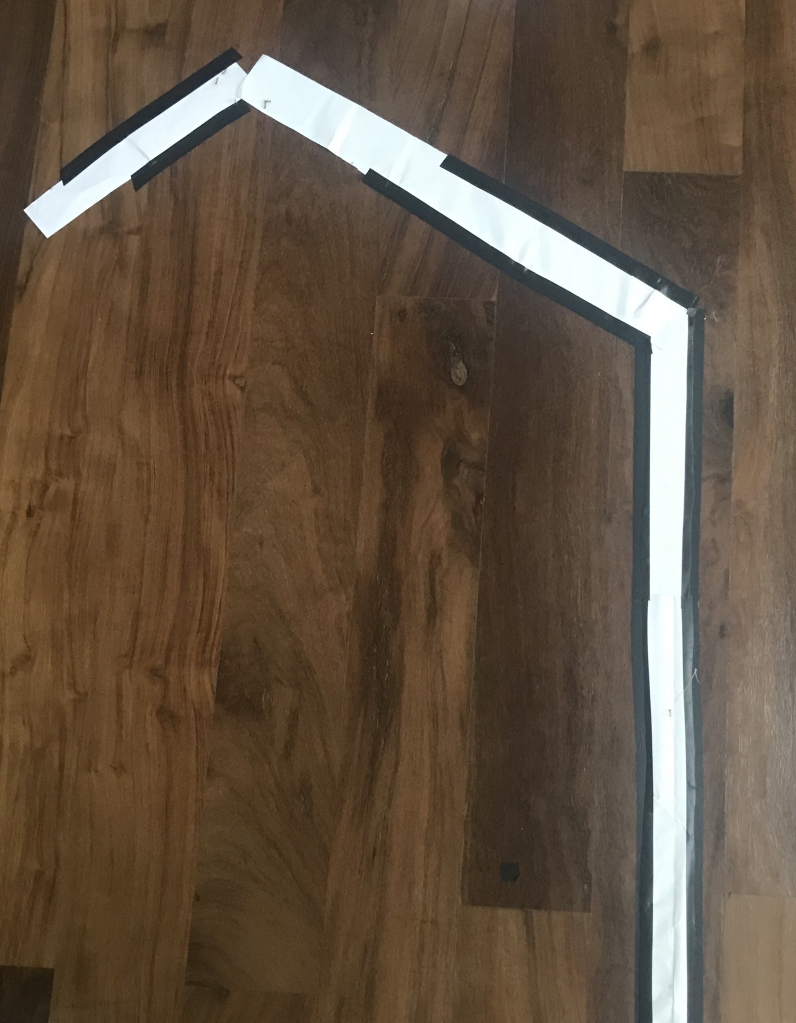
#> input picture image1.jpeg, 1592 x 2046 px, given in place of the camera (shown at 1/2 size)
$ python test2.py
#> lines starting #> are read from the running program, lines starting #| are printed output that depends on the picture; after the words box and inside, x2 and y2 are one past the last pixel; in counts of white or black regions, pixels touching at a corner belong together
### car.py
import RPi.GPIO as GPIO
from time import sleep


m1 = 16
m2 = 18
# m3 = 22

m1a = 31
m2a = 29


def car_setup():

    GPIO.setmode(GPIO.BOARD)

    # m3a = 19

    GPIO.setup(m1,GPIO.OUT)
    GPIO.setup(m2,GPIO.OUT)
    GPIO.output(m1,GPIO.LOW)
    GPIO.output(m2,GPIO.LOW)

    GPIO.setup(m1a,GPIO.OUT)
    GPIO.setup(m2a,GPIO.OUT)
    GPIO.output(m1a,GPIO.LOW)
    GPIO.output(m2a,GPIO.LOW)
    print("Setting up")
    sleep(0.5)

# [67 lines left out: functions car_forward, car_backward, car_pivotleft, car_pivotright, car_stop, car_reset, not called in this run]

# [6 lines of commented-out code are left out]

### test2.py
import cv2
import numpy as np
import math
import RPi.GPIO as GPIO
from time import sleep
import time
import car
import matplotlib.pyplot as plt

car.car_setup()
#car.car_stop()

def convert_to_HSV(frame):
  #hsv = cv2.cvtColor(frame, cv2.COLOR_BGR2HSV)
  hsv = cv2.cvtColor(frame, cv2.COLOR_BGR2GRAY) #Convert to Grayscale
  cv2.GaussianBlur(hsv,(5,5),0)
  cv2.imshow("HSV",hsv)
  #print(time.time())
  return hsv

def detect_edges(frame):
    #lower_blue = np.array([200, 200,200 ], dtype = "uint8") # lower limit of blue color
    #upper_blue = np.array([250, 255, 255], dtype="uint8") # upper limit of blue color
    mask = cv2.inRange(hsv,180,255) # this mask will filter out everything but blue

    # detect edges
    edges = cv2.Canny(mask,100,100)
    cv2.imshow("edges",edges)
    return edges

def region_of_interest(edges):
    height, width = edges.shape # extract the height and width of the edges frame
    mask = np.zeros_like(edges) # make an empty matrix with same dimensions of the edges frame

    # only focus lower half of the screen
    # specify the coordinates of 4 points (lower left, upper left, upper right, lower right)
    polygon = np.array([[
        (0, height),
        (0,  height/2),
        (width , height/2),
        (width , height),
    ]], np.int32)

    cv2.fillPoly(mask, polygon, 255) # fill the polygon with blue color
    cropped_edges = cv2.bitwise_and(edges, mask)
    cv2.imshow("roi",cropped_edges)
    return cropped_edges

def detect_line_segments(cropped_edges):
    rho = 1
    theta = np.pi / 180
    min_threshold = 20  #10 original value
    line_segments = cv2.HoughLinesP(cropped_edges, rho, theta, min_threshold,
                                    np.array([]), minLineLength=5, maxLineGap=0)
    #cv2.imshow("line segments",line_segments)
    plt.plot()
    return line_segments

# [119 lines left out: functions average_slope_intercept, make_points, display_lines, get_steering_angle, display_heading_line, not called in this run]

video = cv2.VideoCapture(0)
video.set(cv2.CAP_PROP_FRAME_WIDTH,320)
video.set(cv2.CAP_PROP_FRAME_HEIGHT,240)


#speed = 10


#Variables to be updated each loop
lastTime = 0
lastError = 0

# PD constants
#kp = 0.4
#kd = kp * 0.65

sleeptime = 0.1
deviationThresholdMax = 5
deviationThresholdMin = -5


while True:
    #print("Inside While")

    #thread = threading.Thread(target=frames)
    #thread.start()
    ret,frame = video.read()
#> frame is the input picture: shape (2046, 1592, 3); mean B, G, R 65.8, 82.8, 99.1
    frame = cv2.flip(frame,-1)
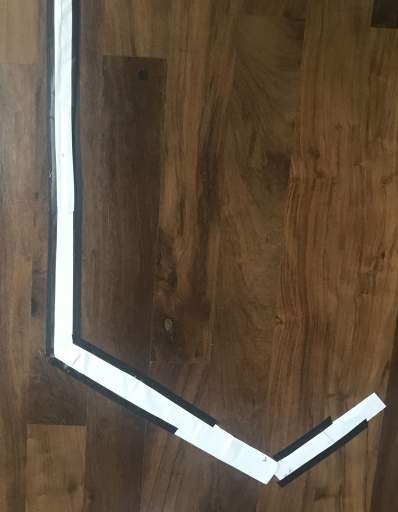
#> frame: shape (2046, 1592, 3) (shown at 1/4 size); mean B, G, R 65.8, 82.8, 99.1


    #Calling the functions
    hsv = convert_to_HSV(frame)
#> in convert_to_HSV, `hsv = cv2.cvtColor(frame, cv2.COLOR_BGR2GRAY)`:
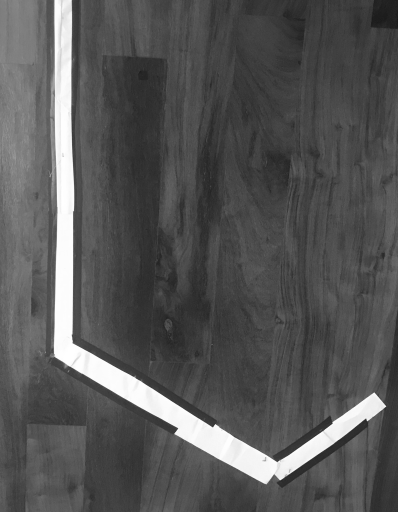
#> hsv: shape (2046, 1592) (shown at 1/4 size); min 14, max 255, mean 85.8
    edges = detect_edges(hsv)
    roi = region_of_interest(edges)
#> in region_of_interest, `cv2.fillPoly(mask, polygon, 255)`:
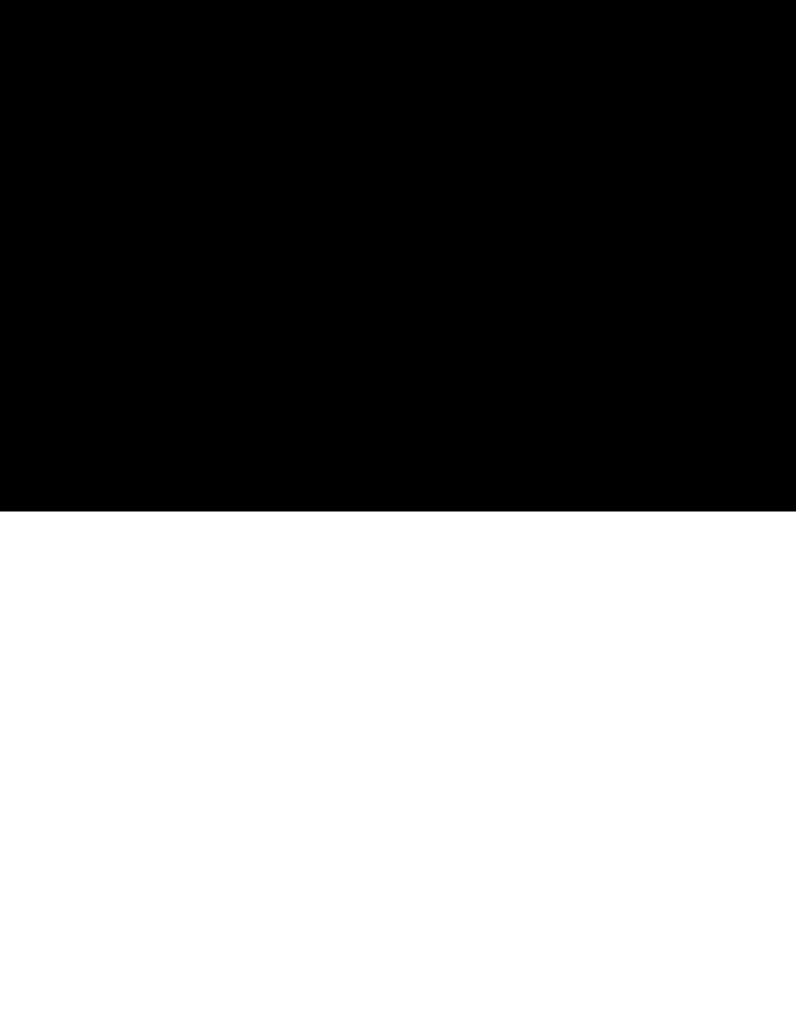
#> mask: shape (2046, 1592) (shown at 1/2 size); 50% white; 1 white region, box (x1, y1, x2, y2) and area: (0, 1023, 1592, 2046) 1628616
#> in region_of_interest, `cropped_edges = cv2.bitwise_and(edges, mask)`:
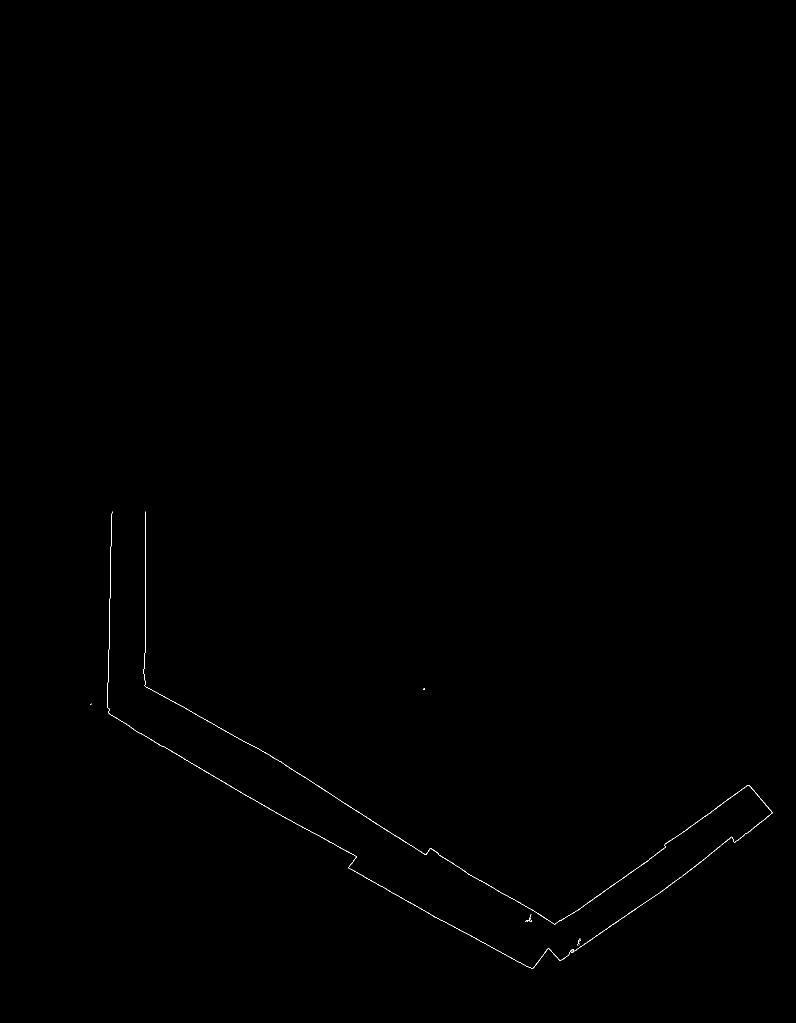
#> cropped_edges: shape (2046, 1592) (shown at 1/2 size); 0.13% white in thin lines or dots, all inside (x1, y1, x2, y2) = (180, 1023, 1545, 1937)
    line_segments = detect_line_segments(roi)
#> in detect_line_segments, `line_segments = cv2.HoughLinesP(cropped_edges, rho, theta, min_thresho..`: line_segments = 148 rows, first 6: [221, 1121, 221, 1093], [547, 1622, 559, 1629], [930, 1865, 939, 1870], [726, 1752, 758, 1770], [1330, 1777, 1342, 1768], [423, 1446, 428, 1449]
    # [46 lines of commented-out code are left out]

    key = cv2.waitKey(1)
#> (key Esc is pressed here)
    if key == 27:
        break

    #sleep(4)
#sleep(4)
print(line_segments)
#> (printed output is left out)
#print(lane_lines)
#print(lane_lines)
print(line_segments.shape)
#| (148, 1, 4)

video.release()
cv2.destroyAllWindows()

$ run again, on image2.jpeg
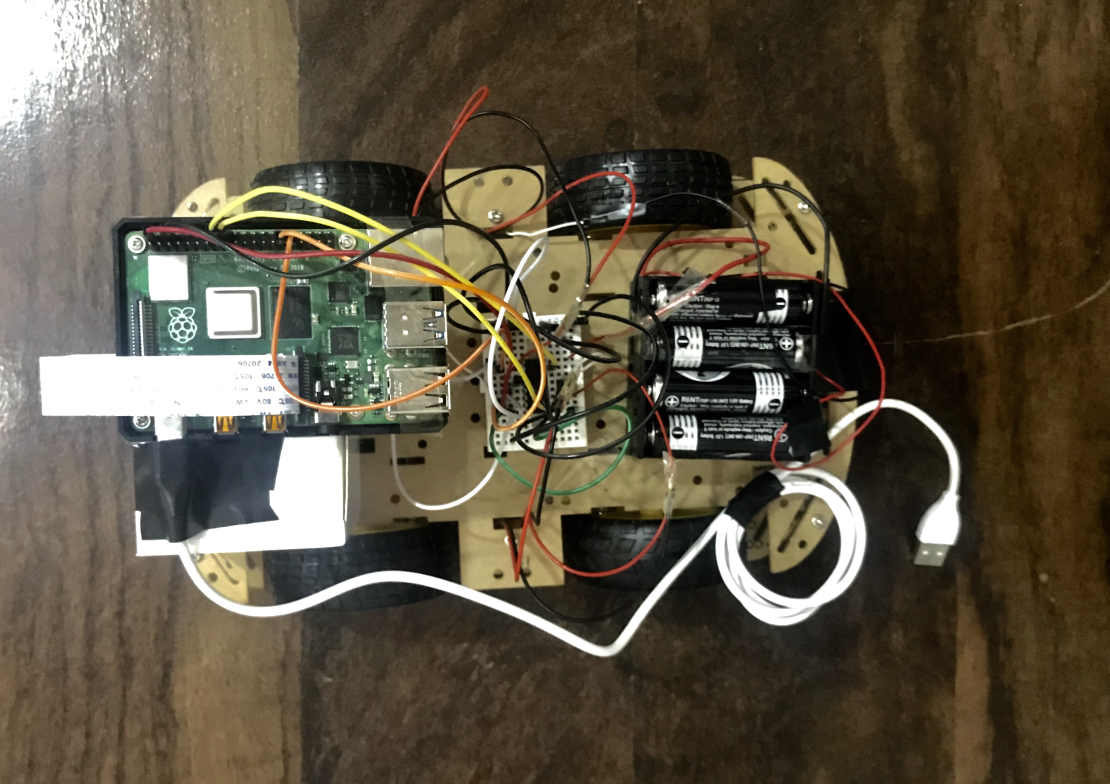
#> input picture image2.jpeg, 3329 x 2351 px, given in place of the camera (shown at 1/3 size)
#> frame is the input picture: shape (2351, 3329, 3); mean B, G, R 65.6, 83.1, 92
#> edges: shape (2351, 3329); 0.75% white in thin lines or dots, all inside (x1, y1, x2, y2) = (451, 381, 3329, 2351)
#> in region_of_interest, `cv2.fillPoly(mask, polygon, 255)`:
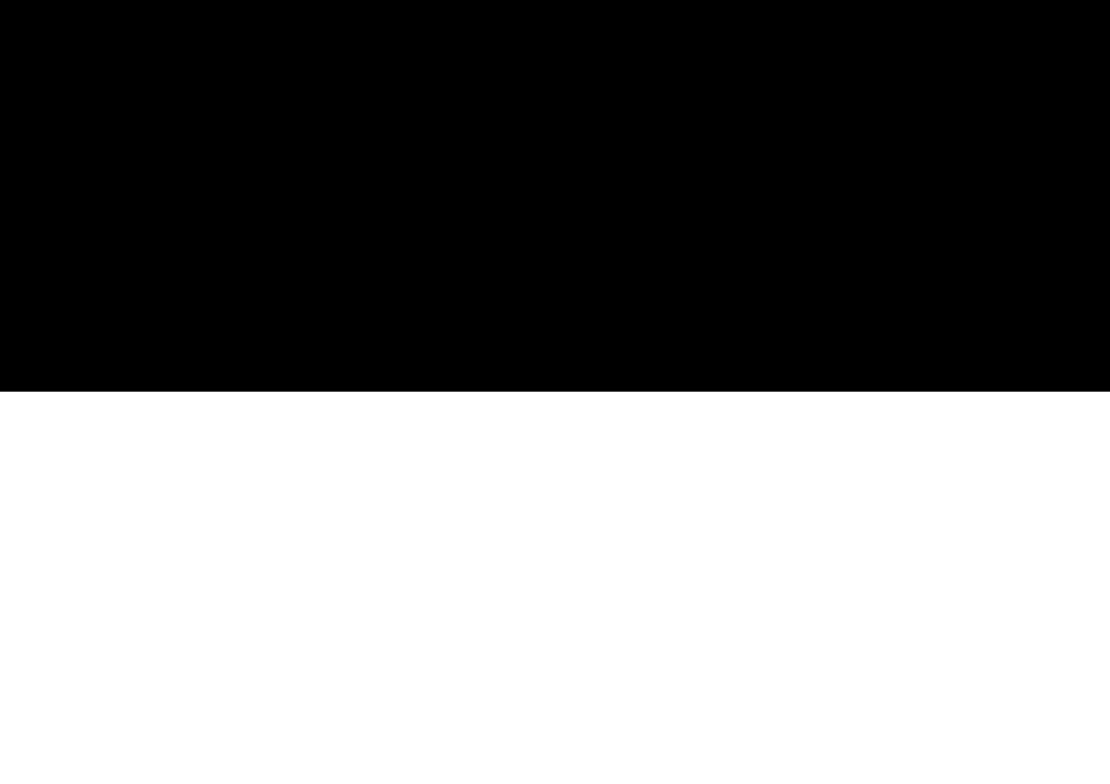
#> mask: shape (2351, 3329) (shown at 1/3 size); 50% white; 1 black region, box (x1, y1, x2, y2) and area: (0, 0, 3329, 1175) 3911575
#> in region_of_interest, `cropped_edges = cv2.bitwise_and(edges, mask)`:
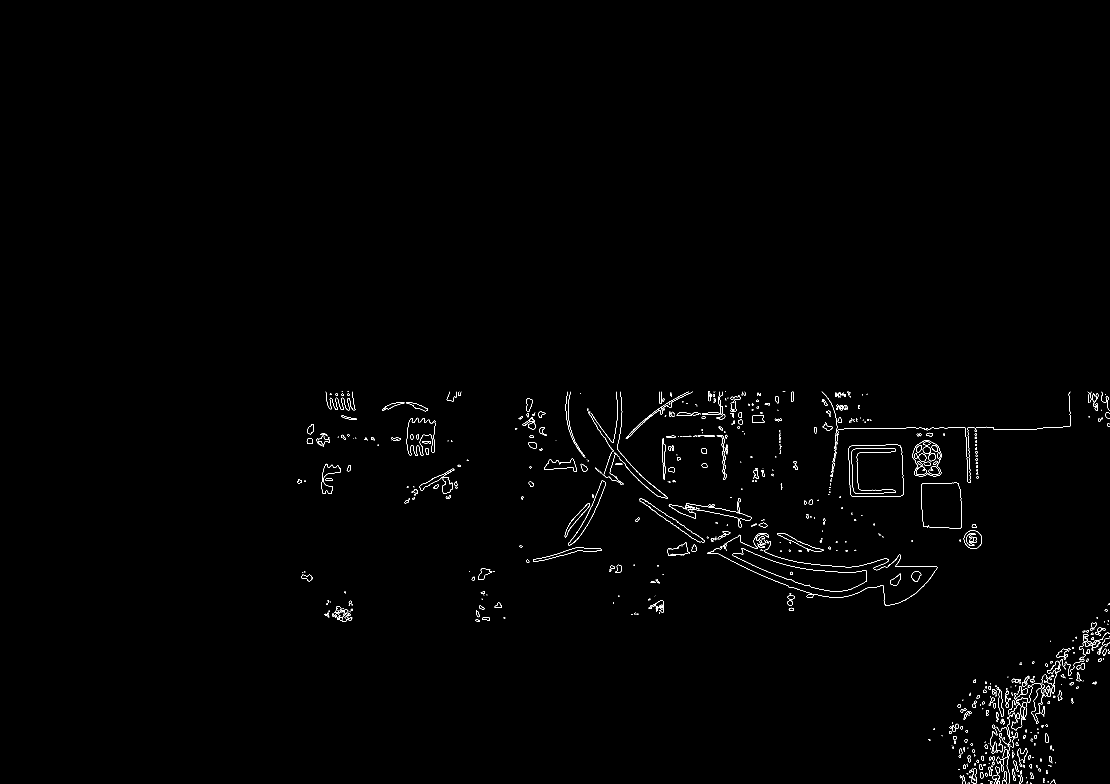
#> cropped_edges: shape (2351, 3329) (shown at 1/3 size); 0.46% white in thin lines or dots, all inside (x1, y1, x2, y2) = (891, 1175, 3329, 2351)
#> in detect_line_segments, `line_segments = cv2.HoughLinesP(cropped_edges, rho, theta, min_thresho..`: line_segments = 458 rows, first 6: [2637, 1284, 2718, 1284], [2230, 1700, 2255, 1712], [2795, 1283, 2801, 1283], [2751, 1356, 2757, 1356], [2896, 1284, 2896, 1292], [3003, 1288, 3041, 1288]
#> (printed output is left out)
#| (458, 1, 4)
